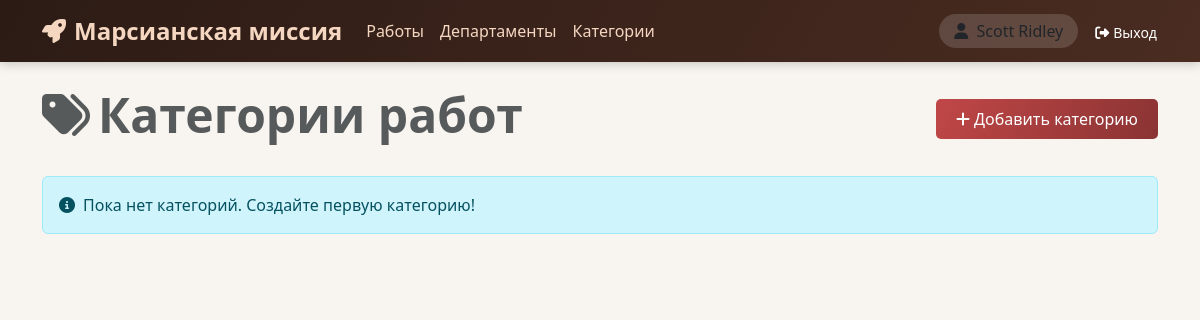
The app's page /categories (signed in), older data.
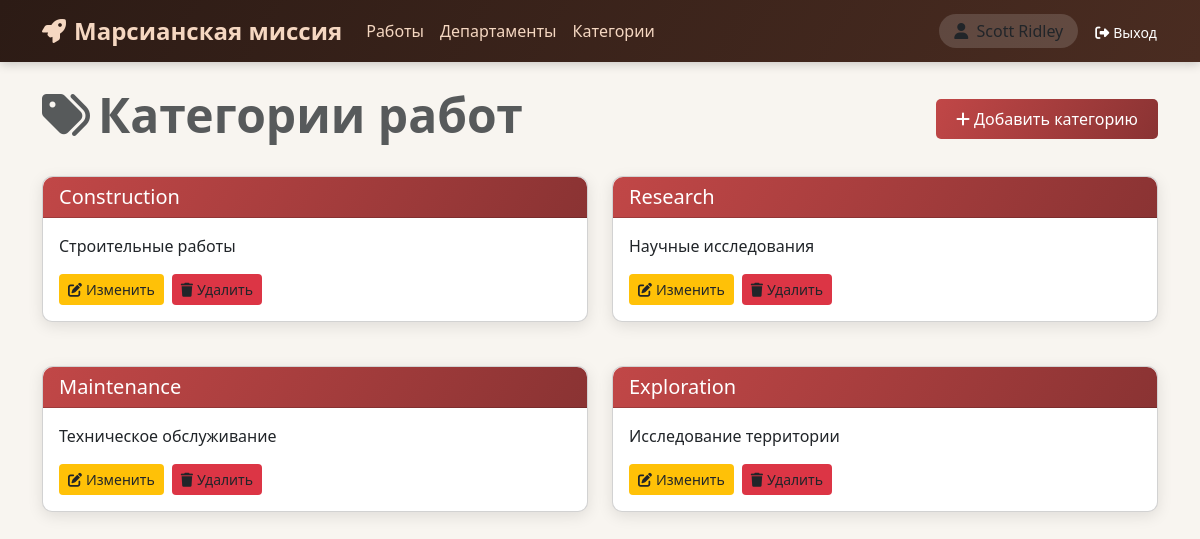
The same page, newer data.
### data/models.py (models this page shows, shortened)
class Category(SqlAlchemyBase):
    __tablename__ = 'categories'
    id = Column(Integer, primary_key=True, autoincrement=True)
    name = Column(String, unique=True, nullable=False)
    description = Column(String)
    jobs = relationship(
        "Jobs",
        secondary=jobs_to_categories,
        back_populates="categories"
    )

### app.py (the view)
@app.route('/categories')
@login_required
def categories():
    if current_user.id != 1:
        flash('Только капитан может просматривать категории', 'danger')
        return redirect('/')
    db_sess = db_session.create_session()
    cats = db_sess.query(Category).all()
    return render_template('categories.html', categories=cats, current_user=current_user)

### app.py (called while the page is built)
@login_manager.user_loader
def load_user(user_id):
    db_sess = db_session.create_session()
    return db_sess.get(User, user_id)  # Используем современный метод Session.get()

### data/db_session.py (called while the page is built)
def create_session() -> Session:
    global __factory
    return __factory()

### templates/categories.html (shortened to what this page needs)
{% extends "base.html" %}
{% block content %}
    <div class="d-flex justify-content-between align-items-center mb-4">
        <h1 class="display-5 fw-bold text-muted">
            <i class="fas fa-tags me-2"></i>Категории работ
        </h1>
        <a href="{{ url_for('create_category') }}" class="btn btn-mars">
            <i class="fas fa-plus me-1"></i>Добавить категорию
        </a>
    </div>
    {% if categories %}
        <div class="row">
            {% for cat in categories %}
                <div class="col-md-6 mb-4">
                    <div class="card">
                        <div class="card-header bg-info text-white">
                            <h5 class="mb-0">{{ cat.name }}</h5>
                        </div>
                        <div class="card-body">
                            <p class="card-text">{{ cat.description }}</p>
                            <div class="mt-3 d-flex gap-2">
                                <a href="{{ url_for('edit_category', id=cat.id) }}" class="btn btn-sm btn-edit">
                                    <i class="fas fa-edit me-1"></i>Изменить
                                </a>
                                <form action="{{ url_for('delete_category', id=cat.id) }}" method="post" class="d-inline">
                                    <button type="submit" class="btn btn-sm btn-delete" data-confirm="Вы уверены, что хотите удалить эту категорию?">
                                        <i class="fas fa-trash me-1"></i>Удалить
                                    </button>
                                </form>
                            </div>
                        </div>
                    </div>
                </div>
            {% endfor %}
        </div>
    {% else %}
        <div class="alert alert-info">
            <i class="fas fa-info-circle me-2"></i>Пока нет категорий. Создайте первую категорию!
        </div>
    {% endif %}
{% endblock %}

Row changes from the older to the newer data that the page shows:
added Category: name "Construction", description "Строительные работы"
added Category: name "Research", description "Научные исследования"
added Category: name "Maintenance", description "Техническое обслуживание"
added Category: name "Exploration", description "Исследование территории"
Text that changed along with them:
text no longer shown: "Пока нет категорий. Создайте первую категорию!"
